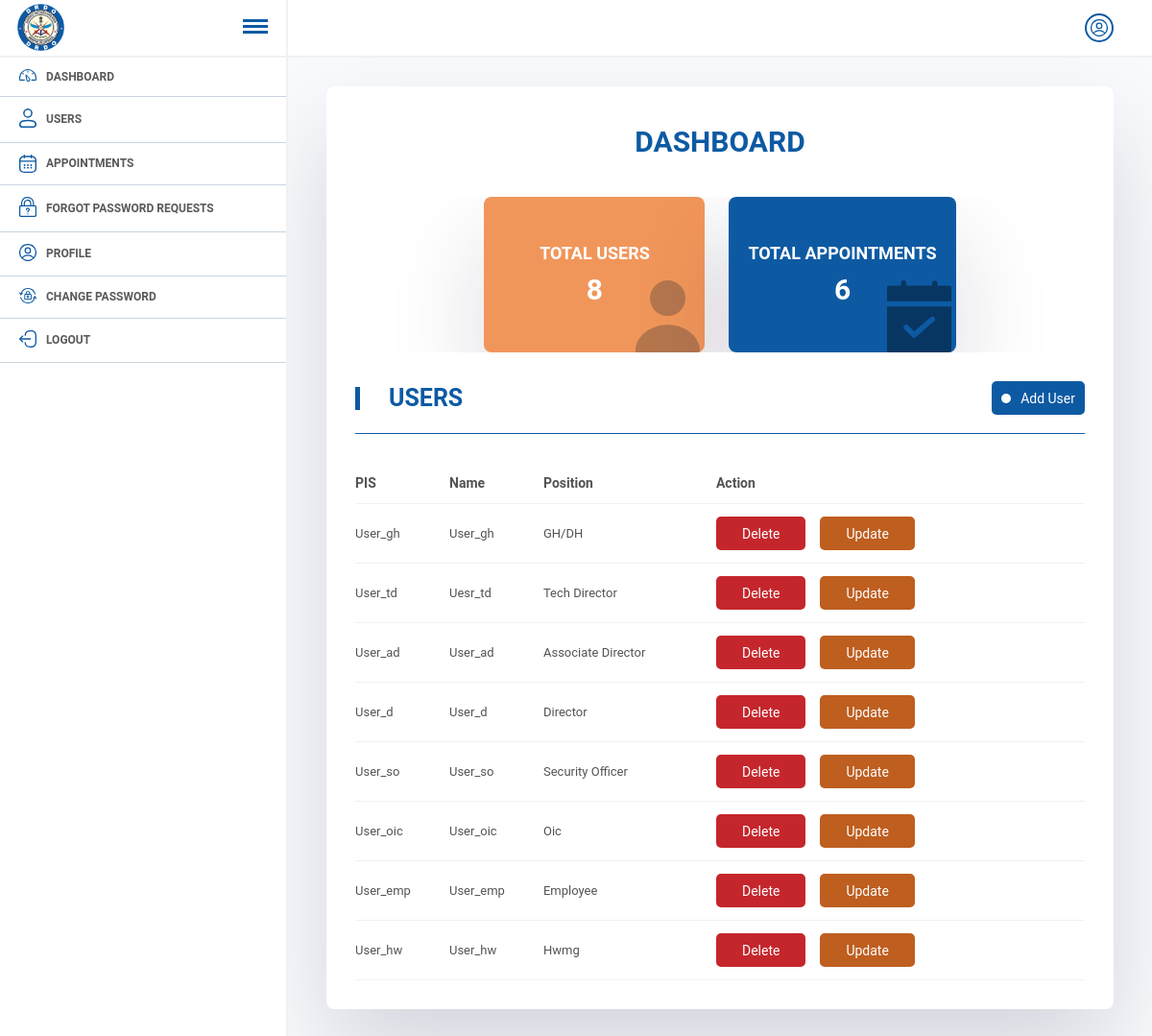
The page /adminpanel/ (signed in) on the database its author committed.
### home/models.py (models this page shows, shortened)
class User(AbstractBaseUser, PermissionsMixin):
    position = models.CharField(max_length = 40, choices=postions)
    name = models.CharField(max_length=150)
    department = models.ForeignKey(Department, on_delete=models.CASCADE, null=True, blank=True)
    image = models.ImageField(upload_to="images", null=True, blank=True)
    employee_id = models.CharField(max_length=20, null=True, blank=True)
    gh_dh_user = models.ForeignKey("self",on_delete=models.CASCADE,null=True,blank=True,related_name="gh_dhh")
    tech_dir_user = models.ForeignKey("self",on_delete=models.CASCADE,null=True, blank=True, related_name="tech_dirr")
    is_staff = models.BooleanField(default=False)
    is_active = models.BooleanField(default=True)
    adhaar_no = models.CharField(max_length=20, null=True, blank=True, default=None)
    location = models.TextField(null=True, blank=True, default=None)
    department_access = models.BooleanField(default=False, null=True, blank=True)
    pis = models.CharField(max_length=200, unique=True)
    designation = models.CharField(max_length=50,null=True,blank=True)
    objects = UserManager()
    USERNAME_FIELD = 'pis'

### adminapp/views.py (the view)
# urls.py: path("", admin_panel, name="adminpanel"),
@login_required
def admin_panel(request):
    usercount = 0
    appcount = 0
    departmentcount = 0
    departments = {}
    users  = {}
    if request.user.is_staff == True:
        try:
            users = User.objects.exclude(is_staff = True)
            usercount = User.objects.all().exclude(is_staff = True).count()
            departmentcount = Department.objects.all().count()
            appcount = Appointment.objects.all().count()
            departments = Department.objects.all()
            print()
        except Exception as e:
            messages.error(request, "Something went wrong.")
        context = {}
        context["users"] = users
        context["departments"] = departments
        context["usercount"] = usercount
        context["departmentcount"] = departmentcount
        context["appcount"] = appcount
        return render(request, "mainpage.html",context)
    else:
        return redirect("/")

### home/context_processors.py (called while the page is built)
def my_context_processor(request):
    dir_objs= Appointment.objects.filter(Q(date__gte = datetime.now()) & Q(final_status= "Pending")).count()
    dir_objs1 = Appointment.objects.filter(Q(date__gte = datetime.now()) & Q(final_status= "Pending"))
    context = {}
    context["dir_objs"] = dir_objs
    context["dir_objs1"] = dir_objs1
    context["user"] = request.user
    return {"data":context}

### templates/mainpage.html (shortened to what this page needs)
{% extends 'foundation.html' %} {% block admincontent %}
<div class="dashboard-wrapper">
  <div class="dashboard-inner">
    <h2 class="dashboard-heading">Dashboard</h2>
    <div class="cards" style="margin-left: auto; margin-right: auto">
      <div class="card card-1">
        <div class="card--data">
          <div class="card--content">
            <h5 class="card--title">Total Users</h5>
            <h1>{{usercount}}</h1>
          </div>
        </div>
      </div>
      <div class="card card-3">
        <div class="card--data">
          <div class="card--content">
            <h5 class="card--title">Total Appointments</h5>
            <h1>{{appcount}}</h1>
          </div>
        </div>
      </div>
    </div>
  </div>
  <div class="title">
    <h2 class="section--title">Users</h2>
    <a href="{% url 'adduser' %}" class="add"
      ><i class="ri-add-line"></i>Add User</a
    >
  </div>
  <div class="table">
    <table>
      <thead>
        <tr>
          <th>PIS</th>
          <th>Name</th>
          <th>Position</th>
          <th style="">Action</th>
        </tr>
      </thead>
      <tbody>
        {% for user in users %}
        <tr>
          <td>{{user.pis}}</td>
          <td>{{user.name}}</td>
          <td>{{user.position}}</td>
          <td class="table-btn-inner" style="display: flex">
            <a
              class="add table-delete-btn"
              onclick="deleteItem('{{ user.id }}')"
              >Delete</a
            ><a
              href="{% url 'updateuser' user.id %}"
              class="add table-delete-update"
              >Update</a
            >
          </td>
          <td>
            <span
              ></span>
          </td>
        </tr>
        {% endfor %}
      </tbody>
    </table>
  </div>
</div>
{% endblock admincontent %}

### static/css/main.css (style rules this page uses)
* { margin: 0; padding: 0; box-sizing: border-box; font-family: 'Roboto', sans-serif; }
body { position: relative; width: 100%; }
a { text-decoration: none; }
.title { display: flex; align-items: center; justify-content: space-between; margin: 30px 0 30px 0; padding: 0 0 19px 0; border-bottom: 1px solid #0d5aa3; }
.section--title { font-weight: 400; }
.cards { display: flex; gap: 25px; justify-content: center; }
.add { display: flex; align-items: center; padding: 5px 10px; outline: none; border: none; font-size: 14px; height: 35px; background-color: #0d5aa3; color: #fff; border-radius: 5px; cursor: pointer; transition: .3s; }
.add i { margin-right: 10px; padding: 5px; background-color: #fff; border-radius: 50%; color: #000; }
.table { overflow-x: auto; }
.table thead th { white-space: nowrap; padding: 5px 10px; }
.table tbody td, .table tbody th { padding: 5px 10px; }
table { width: 100%; text-align: left; border-collapse: collapse; }
tr { border-bottom: 1px solid #f1f1f1; }
td, th { padding-block: 20px; text-align: left; margin-right: 10px; }
.dashboard-wrapper { margin: 30px 0px; padding: 30px 30px; border-radius: 8px; background: #fff; box-shadow: rgba(17, 12, 46, 0.15) 0px 48px 100px 0px; }
h2.dashboard-heading { font-size: 30px; text-transform: uppercase; color: #0d5aa3; padding: 10px 0 40px 0; text-align: center; }
.card { padding: 48px 20px; min-width: 230px; height: auto; background: #ffffff; text-align: center; transition: .3s; position: relative; overflow: hidden; border-radius: 8px; box-shadow: rgba(17, 12, 46, 0.15) 0px 48px 100px 0px; }
.card.card-1:after { position: absolute; bottom: -1px; right: 5px; content: ""; width: 67px; height: 76px; background-image: url('/static/img/user-light.svg'); background-position: center; background-repeat: no-repeat; background-size: cover; }
.card.card-3:after { position: absolute; bottom: -1px; right: 5px; content: ""; width: 67px; height: 76px; background-image: url('/static/img/appointment-light.svg'); background-position: center; background-repeat: no-repeat; background-size: cover; }
.card h5 { font-size: 18px; color: #ffffff; text-transform: uppercase; }
.card h1 { font-size: 30px; margin-top: 10px; color: #ffffff; }
.title h2 { position: relative; font-size: 25px; padding-left: 35px; text-transform: uppercase; font-weight: 600; color: #0d5aa3; }
.title h2:after { position: absolute; content: ""; top: 3px; left: 0; width: 5px; height: 24px; background: #0d5aa3; }
.card.card-1 { background: #f1965a; }
.card.card-3 { background: #0d5aa3; }
.add.table-delete-btn { background: #c4262c; padding: 15px 27px; }
a.add.table-delete-update { background: #be5e1f; padding: 15px 27px; margin-left: 15px; }
.dashboard-wrapper table td { color: #535353; text-transform: capitalize; font-size: 13px; }
.dashboard-wrapper table th { color: #535353; text-transform: capitalize; font-size: 14px; }
.profile-d table, th, td { border: none !important; border-collapse: collapse; font-size: 13px; color: #000000a3; padding: 13px 0 !important; }
@media screen and (max-width:1350px) { .cards, .doctors--cards { overflow-x: scroll; } }

### rows shown on the page
User: pis "User_gh", name "User_gh", position "GH/DH"
User: pis "User_td", name "Uesr_td", position "Tech Director"
User: pis "User_ad", name "User_ad", position "Associate Director"
User: pis "User_d", name "User_d", position "Director"
User: pis "User_so", name "User_so", position "Security Officer"
User: pis "User_oic", name "User_oic", position "Oic"
User: pis "User_emp", name "User_emp", position "Employee"
User: pis "User_hw", name "User_hw", position "Hwmg"

### other values the page prints
{{ usercount }} "8"
{{ appcount }} "6"
